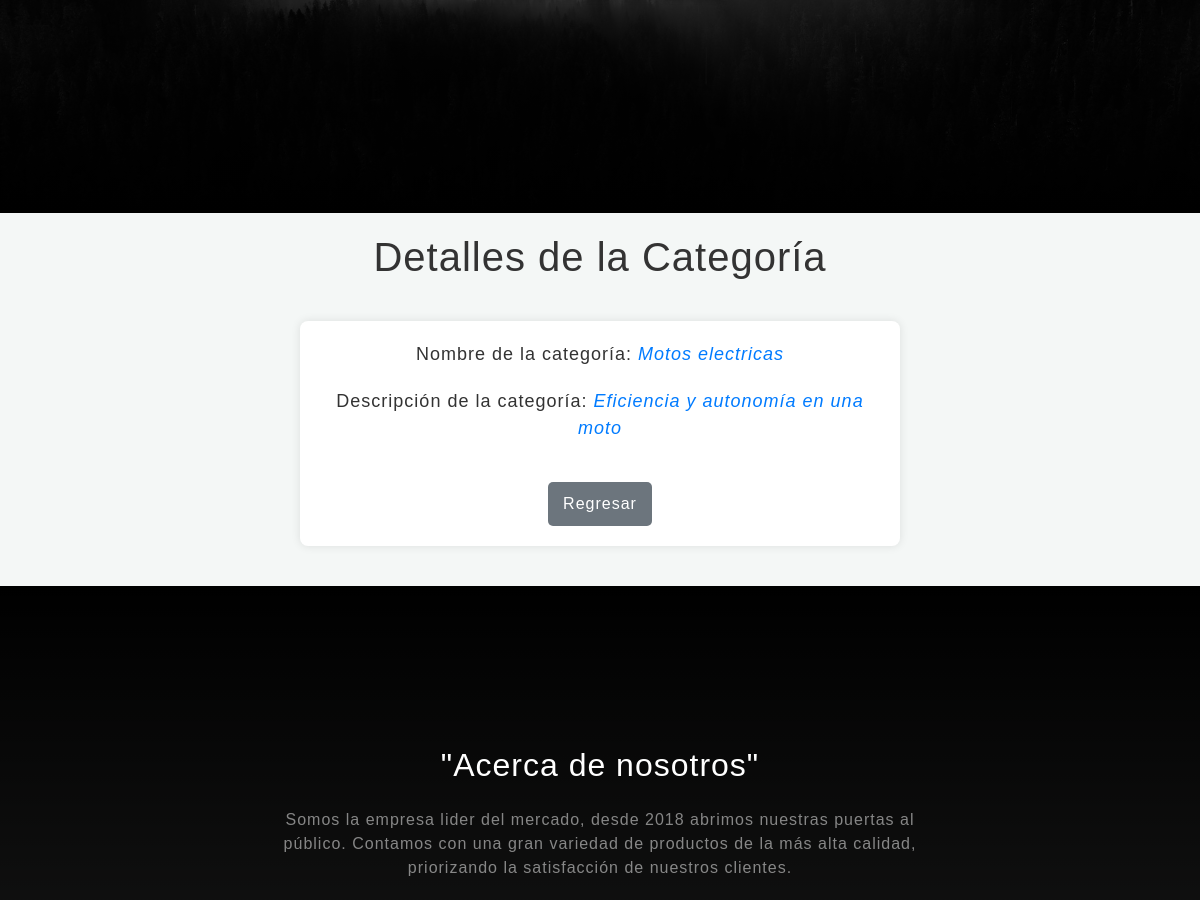
Page /categoria/detalle/21/ (signed in, middle part) on the earlier database version.
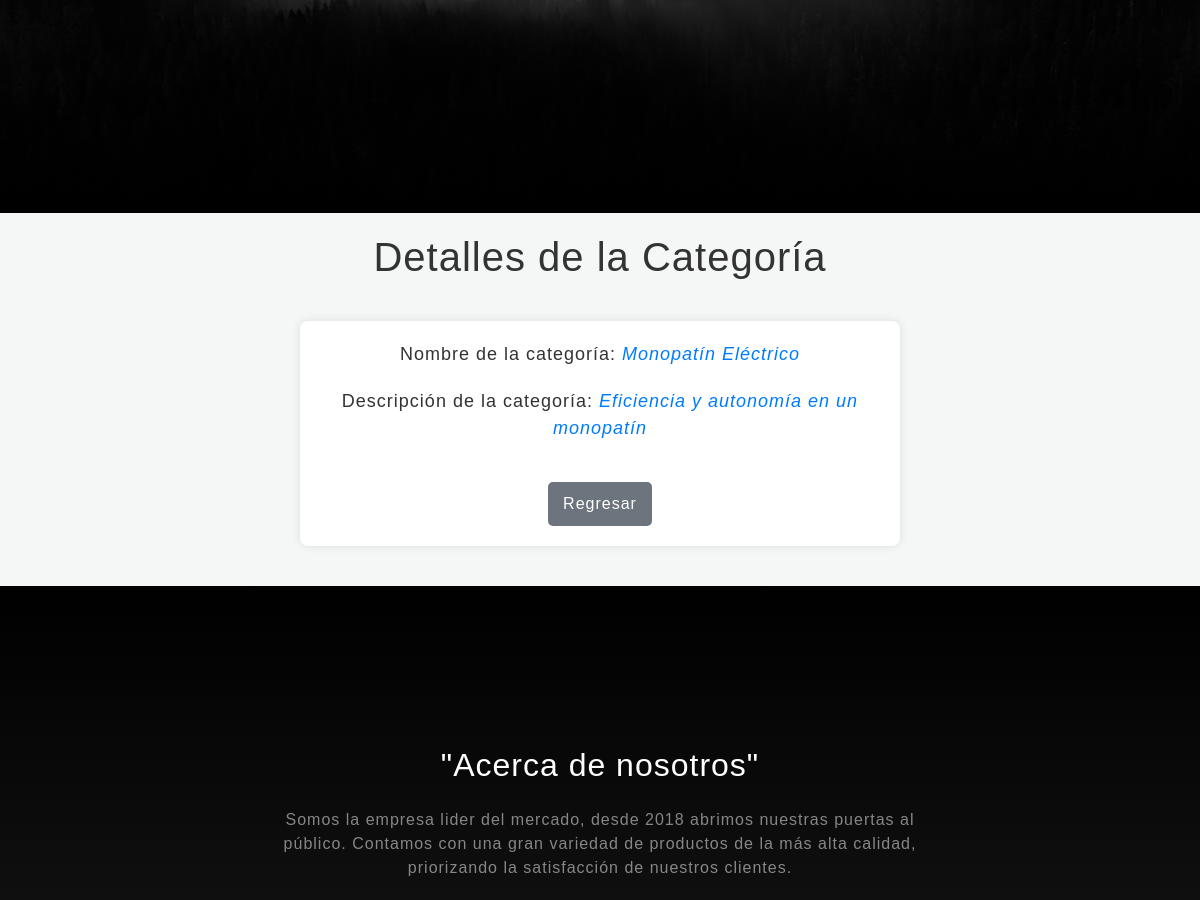
Same page on the later database version.
### AppGasco/models.py (models this page shows, shortened)
class Categoria(models.Model):
    nombre_categoria = models.CharField(max_length=30)
    descripcion_categoria = models.TextField(blank=True, null=True)

### AppGasco/views_clases.py (the view)
# urls.py: path('categoria/detalle/<int:pk>/', views_clases.CategoriaDetalle.as_view(), name='Detail_Categoria'),
class CategoriaDetalle(LoginRequiredMixin,DetailView):
    model = Categoria
    template_name = "appgasco/Vistas_Clase_Categoria/categoria_detalle.html"
    login_url = reverse_lazy('Login')

### AppGasco/templates/appgasco/Vistas_Clase_Categoria/categoria_detalle.html (shortened to what this page needs)
{% extends 'AppGasco/index.html' %}
{% load static %}
{% block main %}
<h1>Detalles de la Categoría</h1>
<div class="categoria-details">
    <p>Nombre de la categoría: <i>{{ categoria.nombre_categoria }}</i></p>
    <p>Descripción de la categoría: <i>{{ categoria.descripcion_categoria }}</i></p>
    <a href="{% url 'List_Categoria' %}" class="back-button">Regresar</a>
</div>
{% endblock main %}

### AppGasco/templates/appgasco/index.html (shortened to what this page needs)
{% load static %}
<!DOCTYPE html>
<html lang="en">
    <head>
        <link href="css/styles.css" rel="stylesheet" />
        <link href="{%  static 'appgasco/css/styles.css' %}" rel="stylesheet" />
        <head>
        </head>
        <body id="page-top">
        </body>
        <header class="masthead">
            <div class="container px-4 px-lg-5 d-flex h-100 align-items-center justify-content-center">
            </div>
        </header>
        {% block main %}{% endblock main %}
        <section class="about-section text-center" id="about">
            <div class="container px-4 px-lg-5">
                <div class="row gx-4 gx-lg-5 justify-content-center">
                    <div class="col-lg-8">
                        <h2 class="text-white mb-4">"Acerca de nosotros"</h2>
                        <p class="text-white-50">
                            Somos la empresa lider del mercado, desde 2018 abrimos nuestras puertas al público. Contamos con una gran variedad de productos de la más alta calidad, priorizando la satisfacción de nuestros clientes.</a>
                        </p>
                    </div>
                </div>
            </div>
        </section>

### AppGasco/templates/appgasco/Vistas_Clase_Categoria/categoria_detalle.html (style rules this page uses)
body { font-family: Arial, sans-serif; background-color: #f4f7f6; margin: 0; padding: 0; }
h1 { color: #333; text-align: center; margin-top: 20px; }
.categoria-details { width: 50%; margin: 40px auto; padding: 20px; background-color: #fff; border-radius: 8px; box-shadow: 0 0 10px rgba(0, 0, 0, 0.1); text-align: center; }
.categoria-details p { color: #333; font-size: 18px; margin-bottom: 20px; }
.categoria-details i { font-style: italic; color: #007bff; }
.back-button { display: inline-block; margin-top: 20px; padding: 10px 15px; background-color: #6c757d; color: #fff; border-radius: 5px; text-decoration: none; font-size: 16px; transition: background-color 0.3s ease; }

Differences in the rows shown:
changed Categoria: nombre_categoria "Motos electricas" → "Monopatín Eléctrico"; descripcion_categoria "Eficiencia y autonomía en una moto" → "Eficiencia y autonomía en un monopatín"
